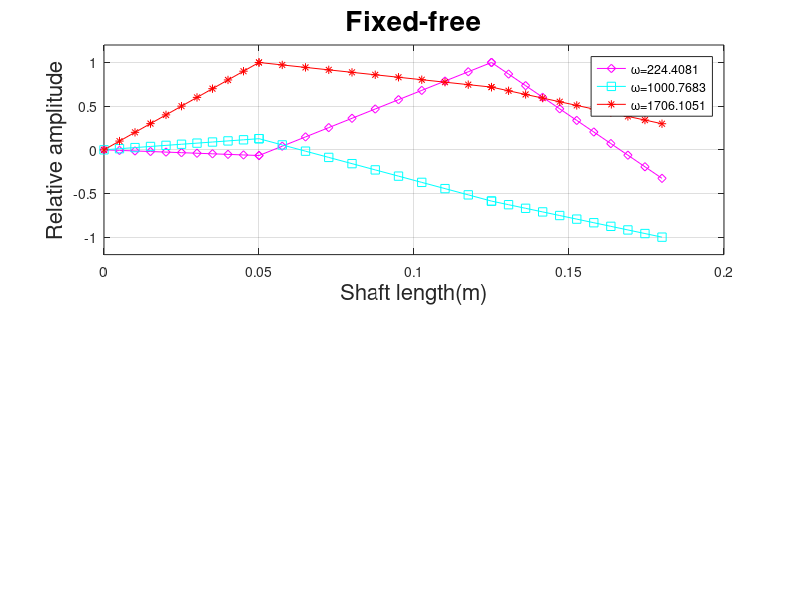

Write MATLAB code to recreate this figure.
clear; clc;

%% Given Data

rho= 0; % Density % kg/m^3
G = 0.8e11; % Modulus of Rigidity % N/m^2

d = 0.01; % Diameter of Shaft % m
J = (pi / 32) * d^4; %m^4 % Polar Moment of Inertia of Area of Shaft with Hole
            % Using parallel axis theorem

L = [0.05, 0.075, 0.055]; % Length of Shaft Elements % m

Ip = [0.002, 0.001, 0.008]; % Polar Mass Moment of Inertia of the Disc

%% Elements and Nodes

nele = 3; % No. of Elements

connect = zeros(nele, 3); % % 1st column is element number and last two columns are nodes of that element
for i = 1:nele
    connect(i,:) = [i, i, i+1];
end

coord = zeros(nele+1,2); % 1st column is node number and 2nd column is coordinate of that node
for i = 1:nele+1
    coord(i,:) = [i, sum(L(1:i-1))];
end

%% Boundary Conditions

bc = [3]; % for every elements
% 1: free-free ; 2:fixed-fixed ; 3:fixed-free ; 4:free-fixed
% For cantilevered shaft, disc is taken at left end, so free-fixed condition.

%% Mass and Stiffness Matrix Calculation

fig = figure('Name', 'Mode Shapes');
for p = 1:length(bc)
% Initializing Global Mass and Stiffness Matrices
M = zeros(nele+1, nele+1);
K = zeros(nele+1, nele+1);

% Elemental Mass and Stiffness Matrices
for i = 1:nele
    nd1 = connect(i,2);
    nd2 = connect(i,3);
    x1 = coord(nd1,2);
    x2 = coord(nd2,2);
    l = x2 - x1;
    k_ele(:,:,i) = (G * J / l) * [1, -1; -1, 1];
    if(bc(p) == 3)
        m_ele(:,:,i) = [0, 0; 0, Ip(nd1)] + (rho * J * l / 6) * [2, 1; 1, 2]; % Disc at the left free end
    else
        m_ele(:,:,i) = (rho * J * l / 6) * [2, 1; 1, 2]; % No Ip terms as there is no any disc on the element
    end
    
    % Assembly
    vec = [nd1, nd2]; % Global DOF vector for assembly
    for ii = 1:2
        for jj = 1:2
            K(vec(ii),vec(jj)) = K(vec(ii),vec(jj)) + k_ele(ii,jj,i);
            M(vec(ii),vec(jj)) = M(vec(ii),vec(jj)) + m_ele(ii,jj,i);
        end
    end
end

%% Imposing Boundary Conditions

if(bc(p) == 1) % free-free
    K_red = K;
    M_red = M;
elseif(bc(p) == 2) % fixed-fixed
    K_red = K(2:nele,2:nele);
    M_red = M(2:nele,2:nele);
elseif(bc(p) == 3) % fixed-free
    K_red = K(2:nele+1,2:nele+1);
    M_red = M(2:nele+1,2:nele+1);
elseif(bc(p) == 4) % free-fixed
    K_red = K(1:nele,1:nele);
    M_red = M(1:nele,1:nele);
end

%% Natural Frequencies and Mode Shapes

% Eigen values and vectors
D = M_red \ K_red;
[eig_vec, eig_val] = eig(D);

% Natiral Frequency and Mode Shape
w_nf = [];
mode = [];
for i = 1:size(K_red,1)
    w_nf(i) = sqrt(eig_val(i,i)); % Natural Frequency
    mode(:,i) = eig_vec(:,i) / max(abs(eig_vec(:,i))); % Normalized Mode Shape
end

[w_nf,I] = sort(w_nf);
if(bc(p) == 1) % free-free
    disp('The below natural frequencies and modes are for free-free condition of the shaft.');
elseif(bc(p) == 2) % fixed-fixed
    disp('The below natural frequencies and modes are for fixed-fixed condition of the shaft.');
elseif(bc(p) == 3) % fixed-free
    disp('The below natural frequencies and modes are for fixed-free condition of the shaft.');
elseif(bc(p) == 4) % free-fixed
    disp('The below natural frequencies and modes are for free-fixed condition of the shaft.');
end
w_nf
mode = mode(I,:)

if(bc(p) == 2)
    mode = [zeros(1,size(mode,2)); mode; zeros(1,size(mode,2))];
elseif(bc(p) == 3)
    mode = [zeros(1,size(mode,2)); mode];
elseif(bc(p) == 4)
    mode = [mode; zeros(1,size(mode,2))];
end
%% Mode Shapes Plotting

for i = 1:length(w_nf)
    phi_z=[];
    x_z = [];
    for j = 1:size(connect,1)
        nd1 = connect(j,2);  
        nd2 = connect(j,3);
        x1 = coord(nd1,2);
        x2 = coord(nd2,2);
        l = x2-x1;
        x = x1:l/10:x2;     %deviding each element into small element for smooth mode shape
        phi1 = mode(j,i);
        phi2 = mode(j+1,i);
        for k=1:length(x)
            z = x(k)-x1;
            N1 = 1-(z/l);
            N2 = z/l;
            phi(k)=[N1 N2]*[phi1; phi2];
        end
        phi_z = [phi_z,phi];
        x_z =[x_z,x];
    end
        
    mode_1(:,i)=phi_z; % /max(abs(phi_z));  % normalised
end

if(size(mode_1,2) <= 4)
    nmode=size(mode_1,2);
else
    nmode=5;
end

set(gcf, 'Position', get(0,'Screensize'));
subplot(2,1,p)
for i = 1: nmode %length(wnf)
    if(i ==1)
        plot(x_z,mode_1(:,i), '-dm', 'DisplayName',['\omega=',num2str(w_nf(i))]);
    elseif (i ==2)
         plot(x_z,mode_1(:,i), '-sc', 'DisplayName',['\omega=',num2str(w_nf(i))]);
    elseif (i ==3)
         plot(x_z,mode_1(:,i),'-*r', 'DisplayName',['\omega=',num2str(w_nf(i))]);
    elseif (i ==4)
         plot(x_z,mode_1(:,i), '-+g', 'DisplayName',['\omega=',num2str(w_nf(i))]);
    else
         plot(x_z,mode_1(:,i), '-ob', 'DisplayName',['\omega=',num2str(w_nf(i))]);
    end
    hold on;
end

grid on;
if(bc(p) == 1) % free-free
    title('Free-free','fontsize',20);
elseif(bc(p) == 2) % fixed-fixed
    title('Fixed-fixed','fontsize',20);
elseif(bc(p) == 3) % fixed-free
    title('Fixed-free','fontsize',20);
elseif(bc(p) == 4) % free-fixed
    title('Free-fixed','fontsize',20);
end
xlabel('Shaft length(m)','fontsize',16);
ylabel('Relative amplitude','fontsize',16);
ylim([-1.2 1.2]);
legend('show');
end
saveas(fig,'mode_shape','png');